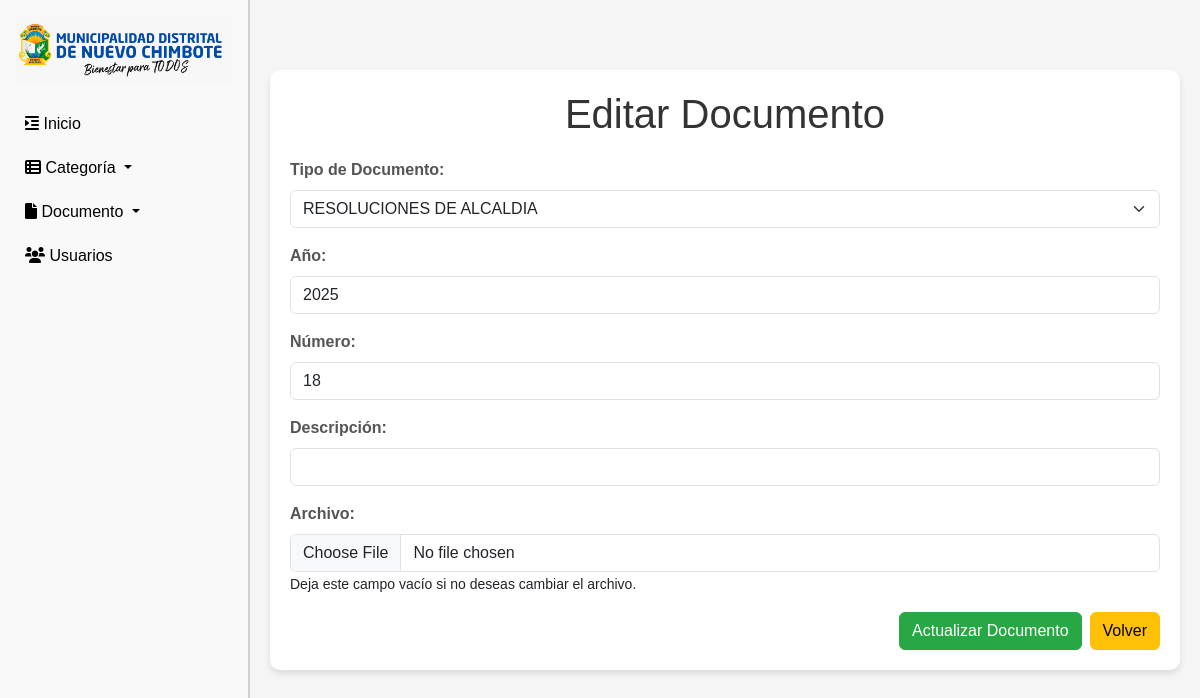
Before: /editar_documento.php?id=17 with the older database file.
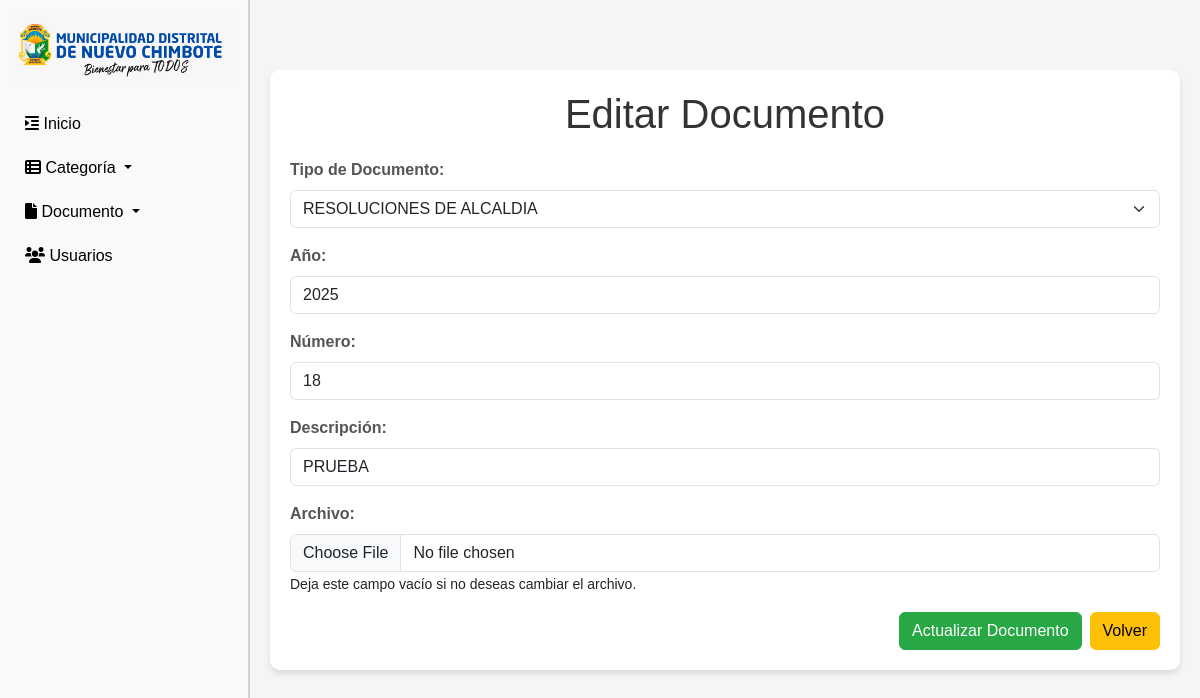
After: the same page with the newer database file.
### tables this page shows
CREATE TABLE `documentos` (
  `id` int(10) UNSIGNED NOT NULL,
  `tipo` char(2) NOT NULL,
  `anno` char(4) NOT NULL,
  `NUMERO` int(10) UNSIGNED NOT NULL,
  `fecha` date NOT NULL,
  `descripcion` varchar(255) NOT NULL
);

CREATE TABLE `tipos` (
  `id` int(10) UNSIGNED NOT NULL,
  `codigo` char(20) NOT NULL,
  `nombre` varchar(45) NOT NULL,
  `prefijo` char(2) NOT NULL,
  `estado` enum('activo','inactivo') NOT NULL DEFAULT 'activo'
);

### public/editar_documento.php (the view, shortened to what this page needs)
<?php
require_once '../connection/db.php';
$id = $_GET['id'] ?? null;
$sql = "SELECT * FROM documentos WHERE id = :id";
$stmt = $pdo->prepare($sql);
$stmt->bindParam(':id', $id);
$stmt->execute();
$documento = $stmt->fetch(PDO::FETCH_ASSOC);
$sql = "SELECT prefijo, nombre FROM tipos WHERE estado = 'activo'";
$stmt = $pdo->query($sql);
$tipos = $stmt->fetchAll(PDO::FETCH_ASSOC);
?>
<!DOCTYPE html>
<html lang="es">
<head>
    <link rel="stylesheet" href="https://cdnjs.cloudflare.com/ajax/libs/font-awesome/6.0.0-beta3/css/all.min.css">
    <link href="https://cdn.jsdelivr.net/npm/bootstrap@5.3.3/dist/css/bootstrap.min.css" rel="stylesheet"
>
    <link rel="stylesheet" href="css/editar_documento.css">
</head>
<body>
    <?php include '../templates/navbarAdmin.php'; ?>
    <div class="content">
        <div class="container">
            <h1>Editar Documento</h1>
            <form action="update_documento.php" method="POST" enctype="multipart/form-data">
                <div class="mb-3">
                    <label for="tipos" class="form-label">Tipo de Documento:</label>
                    <select name="tipos" id="tipos" class="form-select" required>
                        <?php foreach ($tipos as $tipo): ?>
                            <option value="<?= htmlspecialchars($tipo['prefijo']) ?>"
                                <?= $documento['tipo'] == $tipo['prefijo'] ? 'selected' : '' ?>>
                                <?= htmlspecialchars($tipo['nombre']) ?>
                            </option>
                        <?php endforeach; ?>
                    </select>
                </div>
                <div class="mb-3">
                    <label for="anno" class="form-label">Año:</label>
                    <input type="text" name="anno" id="anno" class="form-control"
                        value="<?= htmlspecialchars($documento['anno']) ?>" required>
                </div>
                <div class="mb-3">
                    <label for="numero" class="form-label">Número:</label>
                    <input type="text" name="numero" id="numero" class="form-control"
                        value="<?= htmlspecialchars($documento['NUMERO']) ?>" required>
                </div>
                <div class="mb-3">
                    <label for="descripcion" class="form-label">Descripción:</label>
                    <input type="text" name="descripcion" id="descripcion" class="form-control"
                        value="<?= htmlspecialchars($documento['descripcion']) ?>" required>
                </div>
                <div class="mb-3">
                    <label for="archivo" class="form-label">Archivo:</label>
                    <input type="file" name="archivo" id="archivo" class="form-control">
                    <small>Deja este campo vacío si no deseas cambiar el archivo.</small>
                </div>
                <div class="modal-footer d-grid gap-2 d-md-flex justify-content-md-end">
                    <button type="submit" class="btn btn-success">Actualizar Documento</button>
                    <a type="button" href="VerDocumentos.php" class="btn btn-warning">Volver</a>
                </div>
            </form>
        </div>
    </div>
</body>
</html>

Changed rows visible on the page:
changed documentos "RESOLUCIONES DE ALCALDIA": descripcion (not shown) → "PRUEBA"
